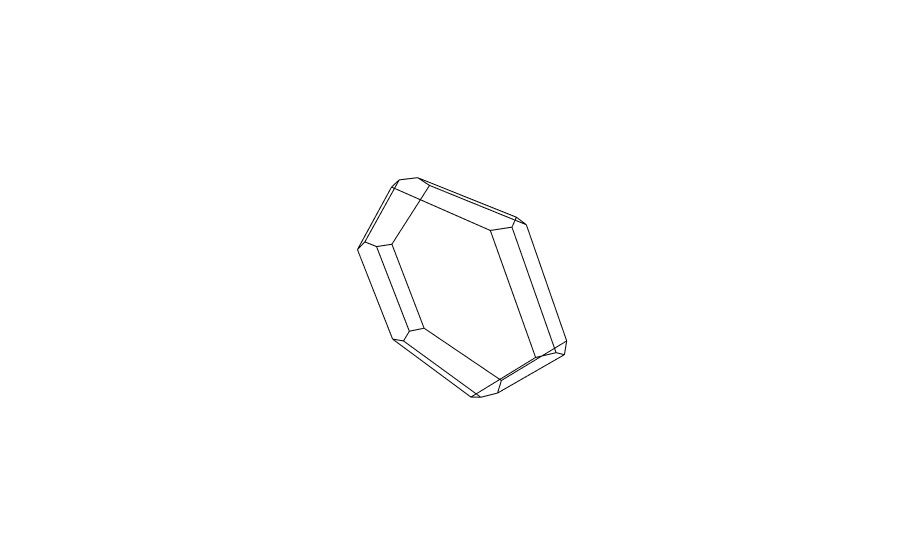

The code cell stored with this chart in its notebook:
### Code cell
struc = el_bs.structure
bz_lattice=struc.lattice.reciprocal_lattice
bz = bz_lattice.get_wigner_seitz_cell()
fig = go.Figure()
for iface in range(len(bz)):  # pylint: disable=C0200
        for line in itertools.combinations(bz[iface], 2):
            for jface in range(len(bz)):
                if (iface < jface
                    and any(np.all(line[0] == x) for x in bz[jface])
                    and any(np.all(line[1] == x) for x in bz[jface])):
                    fig.add_trace(go_line(line[0], line[1]))
fig.update_layout(
    scene = dict(
        xaxis = dict(visible=False, range=[-1.15,1.15],),
        yaxis = dict(visible=False, range=[-1.15,1.15],),
        zaxis = dict(visible=False, range=[-1.15,1.15],),
    )
)
fig.show()

### Figure 1 — Plotly figure (JSON) as saved in the notebook; plotly's stock layout.template omitted (floating-point values rounded to 4 significant figures)
{"data": [{"line": {"color": "black"}, "mode": "lines", "showlegend": false, "text": "", "type": "scatter3d", "x": [-5.551e-17, 0.2706], "y": [-0.5656, -0.4966], "z": [-0.9099, -0.9099]}, {"line": {"color": "black"}, "mode": "lines", "showlegend": false, "text": "", "type": "scatter3d", "x": [-5.551e-17, -0.2706], "y": [-0.5656, -0.4966], "z": [-0.9099, -0.9099]}, {"line": {"color": "black"}, "mode": "lines", "showlegend": false, "text": "", "type": "scatter3d", "x": [0.2706, 0.2706], "y": [-0.4966, 0.4966], "z": [-0.9099, -0.9099]}, {"line": {"color": "black"}, "mode": "lines", "showlegend": false, "text": "", "type": "scatter3d", "x": [0.2706, 5.551e-17], "y": [0.4966, 0.5656], "z": [-0.9099, -0.9099]}, {"line": {"color": "black"}, "mode": "lines", "showlegend": false, "text": "", "type": "scatter3d", "x": [5.551e-17, -0.2706], "y": [0.5656, 0.4966], "z": [-0.9099, -0.9099]}, {"line": {"color": "black"}, "mode": "lines", "showlegend": false, "text": "", "type": "scatter3d", "x": [-0.2706, -0.2706], "y": [0.4966, -0.4966], "z": [-0.9099, -0.9099]}, {"line": {"color": "black"}, "mode": "lines", "showlegend": false, "text": "", "type": "scatter3d", "x": [-0.1265, 5.551e-17], "y": [1.062, 0.5656], "z": [-0.05907, -0.9099]}, {"line": {"color": "black"}, "mode": "lines", "showlegend": false, "text": "", "type": "scatter3d", "x": [-0.1265, -0.3972], "y": [1.062, 0.9932], "z": [-0.05907, -0.05907]}, {"line": {"color": "black"}, "mode": "lines", "showlegend": false, "text": "", "type": "scatter3d", "x": [-0.2706, -0.3972], "y": [0.4966, 0.9932], "z": [-0.9099, -0.05907]}, {"line": {"color": "black"}, "mode": "lines", "showlegend": false, "text": "", "type": "scatter3d", "x": [-0.1265, 0.1265], "y": [-1.062, -1.062], "z": [-0.05907, 0.05907]}, {"line": {"color": "black"}, "mode": "lines", "showlegend": false, "text": "", "type": "scatter3d", "x": [-0.1265, -5.551e-17], "y": [-1.062, -0.5656], "z": [-0.05907, -0.9099]}, {"line": {"color": "black"}, "mode": "lines", "showlegend": false, "text": "", "type": "scatter3d", "x": [0.1265, 0.3972], "y": [-1.062, -0.9932], "z": [0.05907, 0.05907]}, {"line": {"color": "black"}, "mode": "lines", "showlegend": false, "text": "", "type": "scatter3d", "x": [0.3972, 0.5237], "y": [-0.9932, -0.4966], "z": [0.05907, -0.7917]}, {"line": {"color": "black"}, "mode": "lines", "showlegend": false, "text": "", "type": "scatter3d", "x": [0.5237, 0.2706], "y": [-0.4966, -0.4966], "z": [-0.7917, -0.9099]}, {"line": {"color": "black"}, "mode": "lines", "showlegend": false, "text": "", "type": "scatter3d", "x": [-0.1265, -0.3972], "y": [-1.062, -0.9932], "z": [-0.05907, -0.05907]}, {"line": {"color": "black"}, "mode": "lines", "showlegend": false, "text": "", "type": "scatter3d", "x": [-0.2706, -0.3972], "y": [-0.4966, -0.9932], "z": [-0.9099, -0.05907]}, {"line": {"color": "black"}, "mode": "lines", "showlegend": false, "text": "", "type": "scatter3d", "x": [-0.3972, -0.5237], "y": [-0.9932, -0.4966], "z": [-0.05907, 0.7917]}, {"line": {"color": "black"}, "mode": "lines", "showlegend": false, "text": "", "type": "scatter3d", "x": [-0.5237, -0.5237], "y": [-0.4966, 0.4966], "z": [0.7917, 0.7917]}, {"line": {"color": "black"}, "mode": "lines", "showlegend": false, "text": "", "type": "scatter3d", "x": [-0.5237, -0.3972], "y": [0.4966, 0.9932], "z": [0.7917, -0.05907]}, {"line": {"color": "black"}, "mode": "lines", "showlegend": false, "text": "", "type": "scatter3d", "x": [-0.1265, 0.1265], "y": [1.062, 1.062], "z": [-0.05907, 0.05907]}, {"line": {"color": "black"}, "mode": "lines", "showlegend": false, "text": "", "type": "scatter3d", "x": [0.1265, 0.3972], "y": [1.062, 0.9932], "z": [0.05907, 0.05907]}, {"line": {"color": "black"}, "mode": "lines", "showlegend": false, "text": "", "type": "scatter3d", "x": [0.3972, 0.5237], "y": [0.9932, 0.4966], "z": [0.05907, -0.7917]}, {"line": {"color": "black"}, "mode": "lines", "showlegend": false, "text": "", "type": "scatter3d", "x": [0.5237, 0.2706], "y": [0.4966, 0.4966], "z": [-0.7917, -0.9099]}, {"line": {"color": "black"}, "mode": "lines", "showlegend": false, "text": "", "type": "scatter3d", "x": [0.5237, 0.5237], "y": [-0.4966, 0.4966], "z": [-0.7917, -0.7917]}, {"line": {"color": "black"}, "mode": "lines", "showlegend": false, "text": "", "type": "scatter3d", "x": [-0.2706, 0], "y": [0.4966, 0.5656], "z": [0.9099, 0.9099]}, {"line": {"color": "black"}, "mode": "lines", "showlegend": false, "text": "", "type": "scatter3d", "x": [-0.2706, -0.2706], "y": [0.4966, -0.4966], "z": [0.9099, 0.9099]}, {"line": {"color": "black"}, "mode": "lines", "showlegend": false, "text": "", "type": "scatter3d", "x": [0, 0.2706], "y": [0.5656, 0.4966], "z": [0.9099, 0.9099]}, {"line": {"color": "black"}, "mode": "lines", "showlegend": false, "text": "", "type": "scatter3d", "x": [0.2706, 0.2706], "y": [0.4966, -0.4966], "z": [0.9099, 0.9099]}, {"line": {"color": "black"}, "mode": "lines", "showlegend": false, "text": "", "type": "scatter3d", "x": [0.2706, -1.971e-16], "y": [-0.4966, -0.5656], "z": [0.9099, 0.9099]}, {"line": {"color": "black"}, "mode": "lines", "showlegend": false, "text": "", "type": "scatter3d", "x": [-1.971e-16, -0.2706], "y": [-0.5656, -0.4966], "z": [0.9099, 0.9099]}, {"line": {"color": "black"}, "mode": "lines", "showlegend": false, "text": "", "type": "scatter3d", "x": [-0.5237, -0.2706], "y": [0.4966, 0.4966], "z": [0.7917, 0.9099]}, {"line": {"color": "black"}, "mode": "lines", "showlegend": false, "text": "", "type": "scatter3d", "x": [-0.5237, -0.2706], "y": [-0.4966, -0.4966], "z": [0.7917, 0.9099]}, {"line": {"color": "black"}, "mode": "lines", "showlegend": false, "text": "", "type": "scatter3d", "x": [0.1265, 0], "y": [1.062, 0.5656], "z": [0.05907, 0.9099]}, {"line": {"color": "black"}, "mode": "lines", "showlegend": false, "text": "", "type": "scatter3d", "x": [0.3972, 0.2706], "y": [0.9932, 0.4966], "z": [0.05907, 0.9099]}, {"line": {"color": "black"}, "mode": "lines", "showlegend": false, "text": "", "type": "scatter3d", "x": [0.1265, -1.971e-16], "y": [-1.062, -0.5656], "z": [0.05907, 0.9099]}, {"line": {"color": "black"}, "mode": "lines", "showlegend": false, "text": "", "type": "scatter3d", "x": [0.3972, 0.2706], "y": [-0.9932, -0.4966], "z": [0.05907, 0.9099]}], "layout": {"scene": {"xaxis": {"range": [-1.15, 1.15], "visible": false}, "yaxis": {"range": [-1.15, 1.15], "visible": false}, "zaxis": {"range": [-1.15, 1.15], "visible": false}}}}
